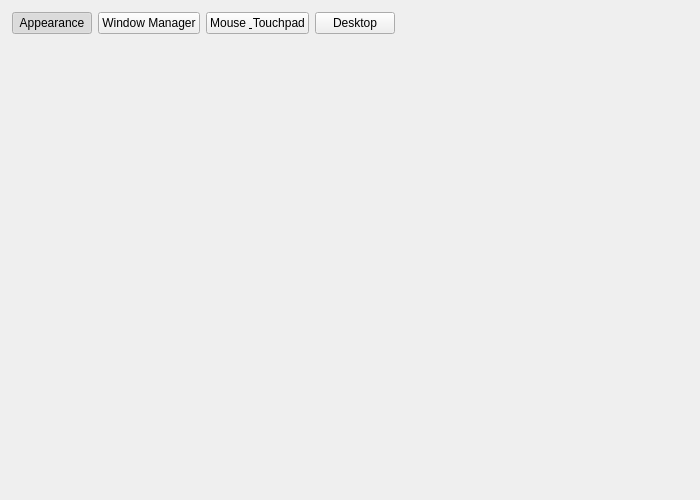
<?xml version="1.0" encoding="UTF-8"?>
<ui version="4.0">
 <class>GnomeSettingsPage</class>
 <widget class="QWidget" name="GnomeSettingsPage">
  <property name="geometry">
   <rect>
    <x>0</x>
    <y>0</y>
    <width>700</width>
    <height>500</height>
   </rect>
  </property>
  <property name="sizePolicy">
   <sizepolicy hsizetype="Expanding" vsizetype="Expanding">
    <horstretch>0</horstretch>
    <verstretch>0</verstretch>
   </sizepolicy>
  </property>
  <property name="windowTitle">
   <string>GNOME Settings</string>
  </property>
  <layout class="QVBoxLayout" name="verticalLayout">
   <property name="leftMargin">
    <number>12</number>
   </property>
   <property name="topMargin">
    <number>12</number>
   </property>
   <property name="rightMargin">
    <number>12</number>
   </property>
   <property name="bottomMargin">
    <number>12</number>
   </property>
   <item>
    <layout class="QHBoxLayout" name="tabBarLayout">
     <property name="spacing">
      <number>6</number>
     </property>
     <item>
      <widget class="QPushButton" name="btnAppearance">
       <property name="text">
        <string>Appearance</string>
       </property>
       <property name="checkable">
        <bool>true</bool>
       </property>
       <property name="checked">
        <bool>true</bool>
       </property>
       <property name="cursor">
        <cursorShape>PointingHandCursor</cursorShape>
       </property>
       <property name="focusPolicy">
        <enum>Qt::NoFocus</enum>
       </property>
       <property name="accessibleName">
        <string notr="true">navBtn</string>
       </property>
       <attribute name="buttonGroup">
        <string notr="true">tabBtnGroup</string>
       </attribute>
      </widget>
     </item>
     <item>
      <widget class="QPushButton" name="btnWindowManager">
       <property name="text">
        <string>Window Manager</string>
       </property>
       <property name="checkable">
        <bool>true</bool>
       </property>
       <property name="cursor">
        <cursorShape>PointingHandCursor</cursorShape>
       </property>
       <property name="focusPolicy">
        <enum>Qt::NoFocus</enum>
       </property>
       <property name="accessibleName">
        <string notr="true">navBtn</string>
       </property>
       <attribute name="buttonGroup">
        <string notr="true">tabBtnGroup</string>
       </attribute>
      </widget>
     </item>
     <item>
      <widget class="QPushButton" name="btnMouse">
       <property name="text">
        <string>Mouse &amp; Touchpad</string>
       </property>
       <property name="checkable">
        <bool>true</bool>
       </property>
       <property name="cursor">
        <cursorShape>PointingHandCursor</cursorShape>
       </property>
       <property name="focusPolicy">
        <enum>Qt::NoFocus</enum>
       </property>
       <property name="accessibleName">
        <string notr="true">navBtn</string>
       </property>
       <attribute name="buttonGroup">
        <string notr="true">tabBtnGroup</string>
       </attribute>
      </widget>
     </item>
     <item>
      <widget class="QPushButton" name="btnDesktop">
       <property name="text">
        <string>Desktop</string>
       </property>
       <property name="checkable">
        <bool>true</bool>
       </property>
       <property name="cursor">
        <cursorShape>PointingHandCursor</cursorShape>
       </property>
       <property name="focusPolicy">
        <enum>Qt::NoFocus</enum>
       </property>
       <property name="accessibleName">
        <string notr="true">navBtn</string>
       </property>
       <attribute name="buttonGroup">
        <string notr="true">tabBtnGroup</string>
       </attribute>
      </widget>
     </item>
     <item>
      <spacer name="tabBarSpacer">
       <property name="orientation">
        <enum>Qt::Horizontal</enum>
       </property>
       <property name="sizeHint" stdset="0">
        <size>
         <width>40</width>
         <height>20</height>
        </size>
       </property>
      </spacer>
     </item>
    </layout>
   </item>
   <item>
    <widget class="QStackedWidget" name="stackedWidget"/>
   </item>
  </layout>
 </widget>
 <resources/>
 <connections/>
 <buttongroups>
  <buttongroup name="tabBtnGroup"/>
 </buttongroups>
</ui>
